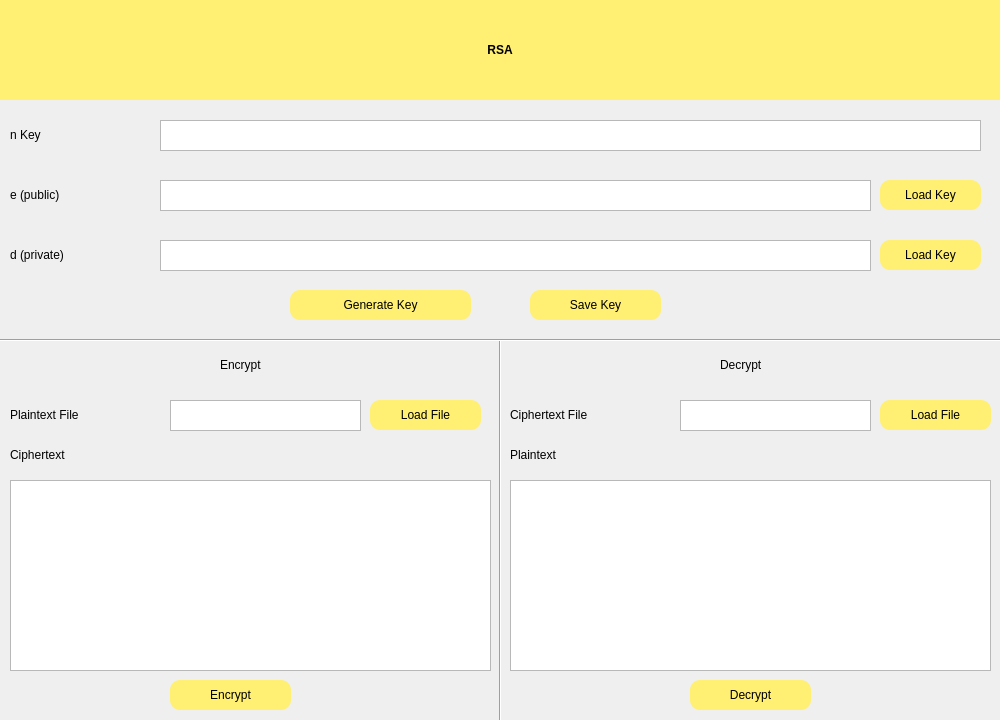
<?xml version="1.0" encoding="UTF-8"?>
<ui version="4.0">
 <class>Dialog</class>
 <widget class="QDialog" name="Dialog">
  <property name="geometry">
   <rect>
    <x>0</x>
    <y>0</y>
    <width>1000</width>
    <height>720</height>
   </rect>
  </property>
  <property name="windowTitle">
   <string>Dialog</string>
  </property>
  <widget class="QWidget" name="widget1" native="true">
   <property name="geometry">
    <rect>
     <x>0</x>
     <y>0</y>
     <width>1000</width>
     <height>720</height>
    </rect>
   </property>
   <property name="styleSheet">
    <string notr="true">QWidget#widget1 {background-color: rgb(147, 205, 255);};

</string>
   </property>
   <widget class="QLabel" name="label">
    <property name="geometry">
     <rect>
      <x>0</x>
      <y>0</y>
      <width>1000</width>
      <height>100</height>
     </rect>
    </property>
    <property name="styleSheet">
     <string notr="true">background-color: rgb(255, 239, 115);
color: rgb(0, 0, 0);
font: 75 40pt &quot;Product Sans&quot;;
font-weight: bold;
</string>
    </property>
    <property name="text">
     <string>RSA</string>
    </property>
    <property name="alignment">
     <set>Qt::AlignCenter</set>
    </property>
   </widget>
   <widget class="QLabel" name="label_1">
    <property name="geometry">
     <rect>
      <x>10</x>
      <y>120</y>
      <width>111</width>
      <height>30</height>
     </rect>
    </property>
    <property name="styleSheet">
     <string notr="true">background-color: rgba(255, 255, 255, 0);
font: 15pt &quot;Product Sans&quot;;</string>
    </property>
    <property name="text">
     <string>n Key</string>
    </property>
    <property name="alignment">
     <set>Qt::AlignLeading|Qt::AlignLeft|Qt::AlignVCenter</set>
    </property>
   </widget>
   <widget class="QLabel" name="label_2">
    <property name="geometry">
     <rect>
      <x>10</x>
      <y>180</y>
      <width>111</width>
      <height>30</height>
     </rect>
    </property>
    <property name="styleSheet">
     <string notr="true">background-color: rgba(255, 255, 255, 0);
font: 15pt &quot;Product Sans&quot;;</string>
    </property>
    <property name="text">
     <string>e (public)</string>
    </property>
    <property name="alignment">
     <set>Qt::AlignLeading|Qt::AlignLeft|Qt::AlignVCenter</set>
    </property>
   </widget>
   <widget class="QLabel" name="label_3">
    <property name="geometry">
     <rect>
      <x>10</x>
      <y>240</y>
      <width>121</width>
      <height>30</height>
     </rect>
    </property>
    <property name="styleSheet">
     <string notr="true">background-color: rgba(255, 255, 255, 0);
font: 15pt &quot;Product Sans&quot;;</string>
    </property>
    <property name="text">
     <string>d (private)</string>
    </property>
    <property name="alignment">
     <set>Qt::AlignLeading|Qt::AlignLeft|Qt::AlignVCenter</set>
    </property>
   </widget>
   <widget class="QPushButton" name="loadEKey">
    <property name="geometry">
     <rect>
      <x>880</x>
      <y>180</y>
      <width>101</width>
      <height>30</height>
     </rect>
    </property>
    <property name="styleSheet">
     <string notr="true">font: 500 10pt &quot;Product Sans&quot;;
border-radius: 10px;
background-color: rgb(255, 239, 115);


</string>
    </property>
    <property name="text">
     <string>Load Key</string>
    </property>
   </widget>
   <widget class="QPushButton" name="loadDKey">
    <property name="geometry">
     <rect>
      <x>880</x>
      <y>240</y>
      <width>101</width>
      <height>30</height>
     </rect>
    </property>
    <property name="styleSheet">
     <string notr="true">font: 500 10pt &quot;Product Sans&quot;;
border-radius: 10px;
background-color: rgb(255, 239, 115);


</string>
    </property>
    <property name="text">
     <string>Load Key</string>
    </property>
   </widget>
   <widget class="QPushButton" name="generateKeyButton">
    <property name="geometry">
     <rect>
      <x>290</x>
      <y>290</y>
      <width>181</width>
      <height>30</height>
     </rect>
    </property>
    <property name="styleSheet">
     <string notr="true">font: 500 15pt &quot;Product Sans&quot;;
border-radius: 10px;
background-color: rgb(255, 239, 115);


</string>
    </property>
    <property name="text">
     <string>Generate Key</string>
    </property>
   </widget>
   <widget class="QPushButton" name="saveKeyButton">
    <property name="geometry">
     <rect>
      <x>530</x>
      <y>290</y>
      <width>131</width>
      <height>30</height>
     </rect>
    </property>
    <property name="styleSheet">
     <string notr="true">font: 500 15pt &quot;Product Sans&quot;;
border-radius: 10px;
background-color: rgb(255, 239, 115);


</string>
    </property>
    <property name="text">
     <string>Save Key</string>
    </property>
   </widget>
   <widget class="QLabel" name="label_4">
    <property name="geometry">
     <rect>
      <x>220</x>
      <y>350</y>
      <width>91</width>
      <height>30</height>
     </rect>
    </property>
    <property name="styleSheet">
     <string notr="true">background-color: rgba(255, 255, 255, 0);
font: 15pt &quot;Product Sans&quot;;</string>
    </property>
    <property name="text">
     <string>Encrypt</string>
    </property>
    <property name="alignment">
     <set>Qt::AlignLeading|Qt::AlignLeft|Qt::AlignVCenter</set>
    </property>
   </widget>
   <widget class="QLabel" name="label_5">
    <property name="geometry">
     <rect>
      <x>720</x>
      <y>350</y>
      <width>91</width>
      <height>30</height>
     </rect>
    </property>
    <property name="styleSheet">
     <string notr="true">background-color: rgba(255, 255, 255, 0);
font: 15pt &quot;Product Sans&quot;;</string>
    </property>
    <property name="text">
     <string>Decrypt</string>
    </property>
    <property name="alignment">
     <set>Qt::AlignLeading|Qt::AlignLeft|Qt::AlignVCenter</set>
    </property>
   </widget>
   <widget class="QLabel" name="label_6">
    <property name="geometry">
     <rect>
      <x>10</x>
      <y>400</y>
      <width>151</width>
      <height>30</height>
     </rect>
    </property>
    <property name="styleSheet">
     <string notr="true">background-color: rgba(255, 255, 255, 0);
font: 15pt &quot;Product Sans&quot;;</string>
    </property>
    <property name="text">
     <string>Plaintext File</string>
    </property>
    <property name="alignment">
     <set>Qt::AlignLeading|Qt::AlignLeft|Qt::AlignVCenter</set>
    </property>
   </widget>
   <widget class="QLabel" name="label_8">
    <property name="geometry">
     <rect>
      <x>10</x>
      <y>440</y>
      <width>121</width>
      <height>30</height>
     </rect>
    </property>
    <property name="styleSheet">
     <string notr="true">background-color: rgba(255, 255, 255, 0);
font: 15pt &quot;Product Sans&quot;;</string>
    </property>
    <property name="text">
     <string>Ciphertext</string>
    </property>
    <property name="alignment">
     <set>Qt::AlignLeading|Qt::AlignLeft|Qt::AlignVCenter</set>
    </property>
   </widget>
   <widget class="QPushButton" name="encryptButton">
    <property name="geometry">
     <rect>
      <x>170</x>
      <y>680</y>
      <width>121</width>
      <height>30</height>
     </rect>
    </property>
    <property name="styleSheet">
     <string notr="true">font: 500 15pt &quot;Product Sans&quot;;
border-radius: 10px;
background-color: rgb(255, 239, 115);


</string>
    </property>
    <property name="text">
     <string>Encrypt</string>
    </property>
   </widget>
   <widget class="QPushButton" name="decryptButton">
    <property name="geometry">
     <rect>
      <x>690</x>
      <y>680</y>
      <width>121</width>
      <height>30</height>
     </rect>
    </property>
    <property name="styleSheet">
     <string notr="true">font: 500 15pt &quot;Product Sans&quot;;
border-radius: 10px;
background-color: rgb(255, 239, 115);


</string>
    </property>
    <property name="text">
     <string>Decrypt</string>
    </property>
   </widget>
   <widget class="QLabel" name="label_10">
    <property name="geometry">
     <rect>
      <x>510</x>
      <y>440</y>
      <width>121</width>
      <height>30</height>
     </rect>
    </property>
    <property name="styleSheet">
     <string notr="true">background-color: rgba(255, 255, 255, 0);
font: 15pt &quot;Product Sans&quot;;</string>
    </property>
    <property name="text">
     <string>Plaintext</string>
    </property>
    <property name="alignment">
     <set>Qt::AlignLeading|Qt::AlignLeft|Qt::AlignVCenter</set>
    </property>
   </widget>
   <widget class="QLabel" name="label_11">
    <property name="geometry">
     <rect>
      <x>510</x>
      <y>400</y>
      <width>171</width>
      <height>30</height>
     </rect>
    </property>
    <property name="styleSheet">
     <string notr="true">background-color: rgba(255, 255, 255, 0);
font: 15pt &quot;Product Sans&quot;;</string>
    </property>
    <property name="text">
     <string>Ciphertext File</string>
    </property>
    <property name="alignment">
     <set>Qt::AlignLeading|Qt::AlignLeft|Qt::AlignVCenter</set>
    </property>
   </widget>
   <widget class="Line" name="line">
    <property name="geometry">
     <rect>
      <x>490</x>
      <y>340</y>
      <width>20</width>
      <height>381</height>
     </rect>
    </property>
    <property name="orientation">
     <enum>Qt::Vertical</enum>
    </property>
   </widget>
   <widget class="Line" name="line_2">
    <property name="geometry">
     <rect>
      <x>0</x>
      <y>330</y>
      <width>1001</width>
      <height>20</height>
     </rect>
    </property>
    <property name="orientation">
     <enum>Qt::Horizontal</enum>
    </property>
   </widget>
   <widget class="QPushButton" name="loadPlaintext">
    <property name="geometry">
     <rect>
      <x>370</x>
      <y>400</y>
      <width>111</width>
      <height>30</height>
     </rect>
    </property>
    <property name="styleSheet">
     <string notr="true">font: 500 10pt &quot;Product Sans&quot;;
border-radius: 10px;
background-color: rgb(255, 239, 115);


</string>
    </property>
    <property name="text">
     <string>Load File</string>
    </property>
   </widget>
   <widget class="QPushButton" name="loadCiphertext">
    <property name="geometry">
     <rect>
      <x>880</x>
      <y>400</y>
      <width>111</width>
      <height>30</height>
     </rect>
    </property>
    <property name="styleSheet">
     <string notr="true">font: 500 10pt &quot;Product Sans&quot;;
border-radius: 10px;
background-color: rgb(255, 239, 115);


</string>
    </property>
    <property name="text">
     <string>Load File</string>
    </property>
   </widget>
   <widget class="QTextEdit" name="dKey">
    <property name="geometry">
     <rect>
      <x>160</x>
      <y>240</y>
      <width>711</width>
      <height>31</height>
     </rect>
    </property>
   </widget>
   <widget class="QTextEdit" name="eKey">
    <property name="geometry">
     <rect>
      <x>160</x>
      <y>180</y>
      <width>711</width>
      <height>31</height>
     </rect>
    </property>
   </widget>
   <widget class="QTextEdit" name="nKey">
    <property name="geometry">
     <rect>
      <x>160</x>
      <y>120</y>
      <width>821</width>
      <height>31</height>
     </rect>
    </property>
   </widget>
   <widget class="QTextEdit" name="plaintextName">
    <property name="geometry">
     <rect>
      <x>170</x>
      <y>400</y>
      <width>191</width>
      <height>31</height>
     </rect>
    </property>
   </widget>
   <widget class="QTextEdit" name="ciphertextName">
    <property name="geometry">
     <rect>
      <x>680</x>
      <y>400</y>
      <width>191</width>
      <height>31</height>
     </rect>
    </property>
   </widget>
   <widget class="QLabel" name="label_15">
    <property name="geometry">
     <rect>
      <x>790</x>
      <y>640</y>
      <width>21</width>
      <height>20</height>
     </rect>
    </property>
    <property name="styleSheet">
     <string notr="true">background-color: rgba(255, 255, 255, 0);
font: 15pt &quot;Product Sans&quot;;
color: rgb(116, 116, 118);</string>
    </property>
    <property name="text">
     <string>.</string>
    </property>
    <property name="alignment">
     <set>Qt::AlignCenter</set>
    </property>
   </widget>
   <widget class="QPlainTextEdit" name="cipherResult">
    <property name="geometry">
     <rect>
      <x>10</x>
      <y>480</y>
      <width>481</width>
      <height>191</height>
     </rect>
    </property>
   </widget>
   <widget class="QPlainTextEdit" name="plainResult">
    <property name="geometry">
     <rect>
      <x>510</x>
      <y>480</y>
      <width>481</width>
      <height>191</height>
     </rect>
    </property>
   </widget>
  </widget>
 </widget>
 <resources/>
 <connections/>
</ui>
